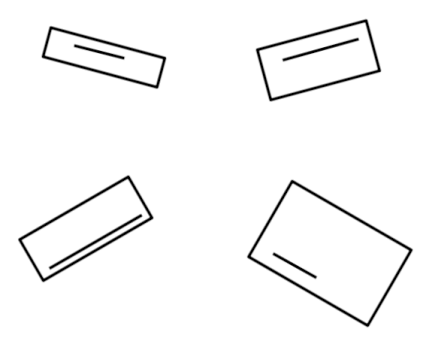
#> input picture rectangle.png, 422 x 338 px
$ python rectangle_alignment.py
#> lines starting #> are read from the running program, lines starting #| are printed output that depends on the picture; after the words box and inside, x2 and y2 are one past the last pixel; in counts of white or black regions, pixels touching at a corner belong together
import cv2 as cv
import numpy as np
import matplotlib.pyplot as plt


# Load the image
image = cv.imread("rectangle.png")
#> image is the input picture: shape (338, 422, 3); min 0, max 255, mean 246.7


# Convert image to grayscale
gray = cv.cvtColor(image, cv.COLOR_BGR2GRAY)


# Apply Gaussian blur to reduce noise
blurred = cv.GaussianBlur(gray, (5, 5), 0)
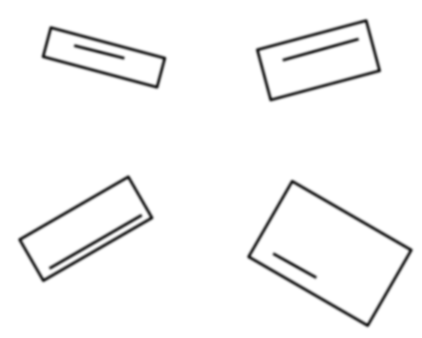
#> blurred: shape (338, 422); min 35, max 255, mean 246.7


# Detect edges using Canny
edges = cv.Canny(blurred, 50, 150)
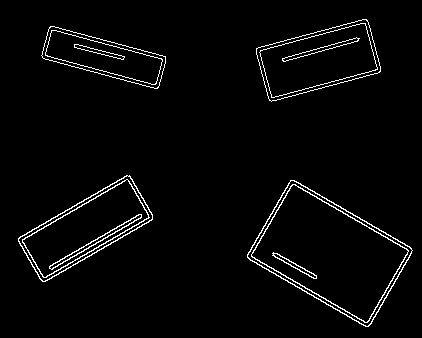
#> edges: shape (338, 422); 2.8% white in thin lines or dots, all inside (x1, y1, x2, y2) = (18, 19, 413, 327)


# Find contours
contours, _ = cv.findContours(edges.copy(), cv.RETR_EXTERNAL, cv.CHAIN_APPROX_SIMPLE)
#> contours = 4 contours; box (x1, y1, x2, y2) and area: (247, 180, 413, 327) 12842, (18, 175, 153, 282) 6603, (256, 19, 381, 102) 6392, (41, 26, 166, 89) 4034


# Iterate through each contour
for contour in contours:
    # Approximate the contour
    epsilon = 0.05 * cv.arcLength(contour, True)
    approx = cv.approxPolyDP(contour, epsilon, True)

    # If the contour has four corners, it's likely a rectangle
    if len(approx) == 4:
        # Get the four corners of the rectangle
        pts = np.float32([approx[0], approx[1], approx[2], approx[3]])

        # Define the desired width and height of the rectangle
        width = 200
        height = 300

        # Define the target points for perspective transformation
        target_pts = np.float32([[0, 0], [width, 0], [width, height], [0, height]])

        # Calculate the perspective transformation matrix
        matrix = cv.getPerspectiveTransform(pts, target_pts)

        # Apply the perspective transformation
        result = cv.warpPerspective(image, matrix, (width, height))

        # Display the result
        cv.imshow("Result", result)
        # plt.imshow(result)
        # plt.show()
        cv.waitKey(0)
#> this loop made 4 passes
#> (epsilon, pts) on passes 1 to 4: (24.51, [[290, 180], [247, 257], [368, 326], [411, 248]]), (19, [[129, 175], [18, 238], [42, 281], [152, 219]]), (16.29, [[49, 27], [43, 58], [158, 87], [165, 56]]), (18.05, [[367, 20], [256, 48], [269, 100], [379, 72]])
#> pass 1, `result = cv.warpPerspective(image, matrix, (width, height))`:
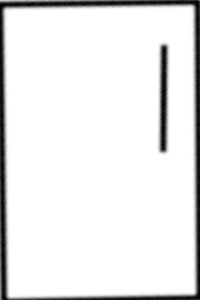
#> result: shape (300, 200, 3); min 0, max 255, mean 234
#> pass 2, `result = cv.warpPerspective(image, matrix, (width, height))`:
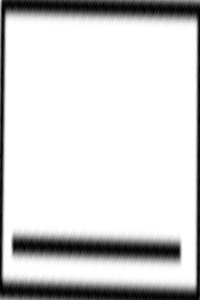
#> result: shape (300, 200, 3); min 0, max 255, mean 212.6
#> pass 3, `result = cv.warpPerspective(image, matrix, (width, height))`:
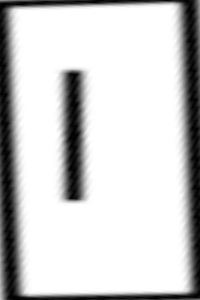
#> result: shape (300, 200, 3); min 0, max 255, mean 206


# Close all windows
cv.destroyAllWindows()
